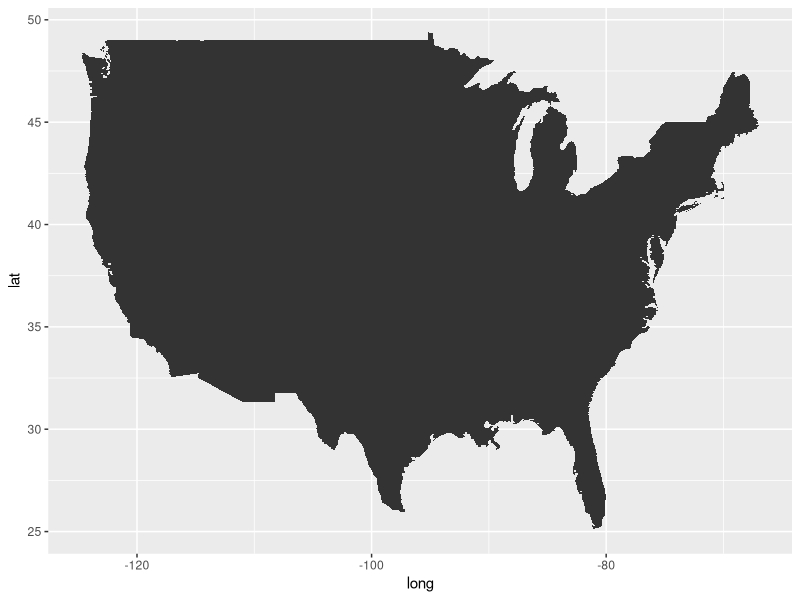

R code for this plot:
## ---- chunk 1
library(tidyverse)

us_maps = map_data("usa")
us_maps |>
  ggplot(aes(long, lat, group = group))+
  geom_polygon()
## ---- chunk 2
1 + 1
